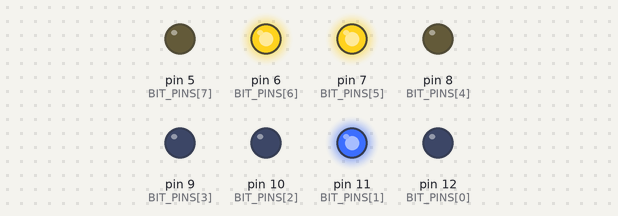
Bench run of a sketch on a simulated Arduino Uno, built with avr-gcc and run on an emulated ATmega328P. On the bench: output pins drawn as LEDs (lit = HIGH).

Above: at 1.5 s.
At 5.0 s:
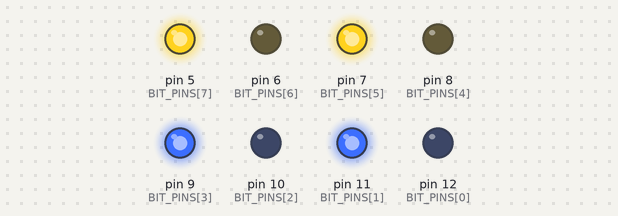
At 8.5 s:
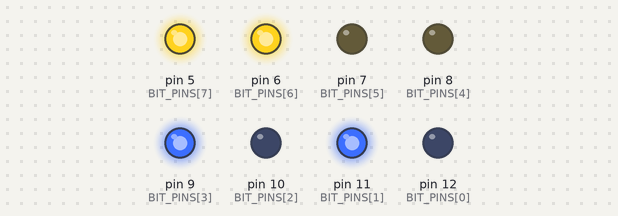
At 12.0 s:
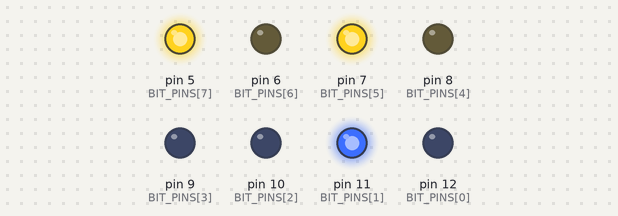
At 16.2 s:
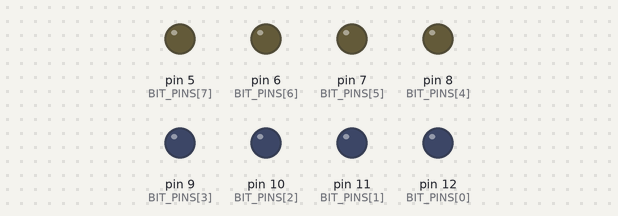
Timing chart, 0 to 24.7 s (numbered marks = the images above):
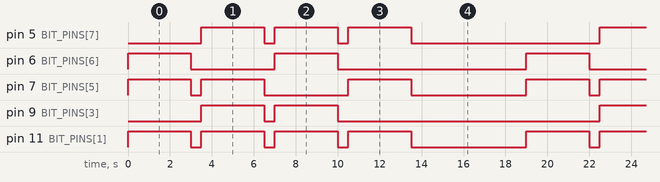

Measured:
- by itself, pin 5 (BIT_PINS[7]): repeats every 19.0 s: 2 × (LOW 0.50 s, HIGH 3.0 s), LOW 9.0 s, HIGH 3.0 s
- by itself, pin 6 (BIT_PINS[6]): repeats every 19.0 s: LOW 4.0 s, HIGH 3.0 s, LOW 9.0 s, HIGH 3.0 s
- by itself, pin 7 (BIT_PINS[5]): repeats every 19.0 s: LOW 0.50 s, HIGH 3.0 s, LOW 4.0 s, HIGH 3.0 s, LOW 5.5 s, HIGH 3.0 s
- by itself, pin 9 (BIT_PINS[3]): repeats every 19.0 s: LOW 0.50 s, HIGH 3.0 s, LOW 12.5 s, HIGH 3.0 s
- by itself, pin 11 (BIT_PINS[1]): repeats every 19.0 s: 3 × (LOW 0.50 s, HIGH 3.0 s), LOW 5.5 s, HIGH 3.0 s

The sketch:

sketch.ino
```cpp
// 电报机 v0.2 —— 八盏灯排成一排，一次亮一个字节
// 最左边那盏接 12 脚，往右依次是 11、10、9、8、7、6、5
const int BIT_PINS[8] = { 12, 11, 10, 9, 8, 7, 6, 5 };

// 电文（四个字节，抄的时候顺手加了密）
const byte MSG[4] = { 0x71, 0x62, 0x64, 0x72 };
const byte KEY = 0x37;

void showByte(byte v) {
  for (int i = 0; i < 8; i++) {
    digitalWrite(BIT_PINS[i], (v >> (7 - i)) & 1);
  }
}

void setup() {
  for (int i = 0; i < 8; i++) {
    pinMode(BIT_PINS[i], OUTPUT);
  }
}

void loop() {
  for (int i = 0; i < 4; i++) {
    showByte(MSG[i] ^ KEY);
    delay(3000);
    showByte(0);
    delay(500);
  }
  delay(5000);
}
```
